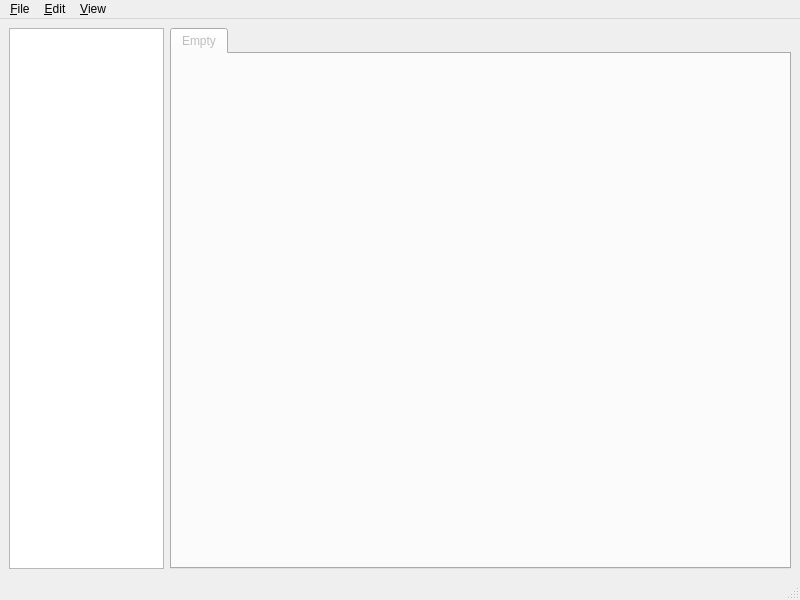
<?xml version="1.0" encoding="UTF-8"?>
<ui version="4.0">
 <class>MainWindow</class>
 <widget class="QMainWindow" name="MainWindow">
  <property name="geometry">
   <rect>
    <x>0</x>
    <y>0</y>
    <width>800</width>
    <height>600</height>
   </rect>
  </property>
  <property name="windowTitle">
   <string>HexEditor</string>
  </property>
  <widget class="QWidget" name="centralwidget">
   <layout class="QHBoxLayout" name="horizontalLayout" stretch="2,8">
    <item>
     <widget class="QListWidget" name="o_fileList">
      <property name="contextMenuPolicy">
       <enum>Qt::CustomContextMenu</enum>
      </property>
     </widget>
    </item>
    <item>
     <widget class="QTabWidget" name="tabWidget">
      <property name="enabled">
       <bool>false</bool>
      </property>
      <property name="currentIndex">
       <number>0</number>
      </property>
      <widget class="QWidget" name="tab_empty">
       <attribute name="title">
        <string>Empty</string>
       </attribute>
      </widget>
     </widget>
    </item>
   </layout>
  </widget>
  <widget class="QMenuBar" name="menubar">
   <property name="geometry">
    <rect>
     <x>0</x>
     <y>0</y>
     <width>800</width>
     <height>26</height>
    </rect>
   </property>
   <widget class="QMenu" name="menu_File">
    <property name="title">
     <string>&amp;File</string>
    </property>
    <addaction name="action_Open"/>
    <addaction name="actionSave"/>
    <addaction name="actionClose"/>
    <addaction name="separator"/>
    <addaction name="actionEnable_Backup"/>
    <addaction name="actionRestore_File"/>
   </widget>
   <widget class="QMenu" name="menu_Edit">
    <property name="title">
     <string>&amp;Edit</string>
    </property>
    <widget class="QMenu" name="menuBytes_per_row">
     <property name="title">
      <string>Bytes per row</string>
     </property>
     <addaction name="action16_2"/>
     <addaction name="action32"/>
     <addaction name="action64"/>
     <addaction name="action64_2"/>
    </widget>
    <addaction name="action_Copy"/>
    <addaction name="menuBytes_per_row"/>
   </widget>
   <widget class="QMenu" name="menu_View">
    <property name="title">
     <string>&amp;View</string>
    </property>
    <widget class="QMenu" name="menuGroup_Size">
     <property name="title">
      <string>Group Size</string>
     </property>
     <addaction name="action1"/>
     <addaction name="action2"/>
     <addaction name="action4"/>
     <addaction name="action8"/>
     <addaction name="action16"/>
    </widget>
    <addaction name="action_Search"/>
    <addaction name="actionJump"/>
    <addaction name="separator"/>
    <addaction name="menuGroup_Size"/>
   </widget>
   <addaction name="menu_File"/>
   <addaction name="menu_Edit"/>
   <addaction name="menu_View"/>
  </widget>
  <widget class="QStatusBar" name="statusbar"/>
  <action name="action_Open">
   <property name="text">
    <string>&amp;Open</string>
   </property>
   <property name="shortcut">
    <string>Ctrl+O</string>
   </property>
  </action>
  <action name="action_Copy">
   <property name="text">
    <string>&amp;Copy</string>
   </property>
   <property name="shortcut">
    <string>Ctrl+C</string>
   </property>
  </action>
  <action name="action_Search">
   <property name="text">
    <string>&amp;Search</string>
   </property>
   <property name="shortcut">
    <string>Ctrl+F</string>
   </property>
  </action>
  <action name="actionSave">
   <property name="text">
    <string>Save</string>
   </property>
   <property name="shortcut">
    <string>Ctrl+S</string>
   </property>
  </action>
  <action name="actionClose">
   <property name="text">
    <string>Close</string>
   </property>
   <property name="shortcut">
    <string>Ctrl+W</string>
   </property>
  </action>
  <action name="actionEnable_Backup">
   <property name="checkable">
    <bool>true</bool>
   </property>
   <property name="text">
    <string>Enable Backup</string>
   </property>
  </action>
  <action name="actionJump">
   <property name="text">
    <string>Jump</string>
   </property>
   <property name="shortcut">
    <string>Ctrl+G</string>
   </property>
  </action>
  <action name="actionRestore_File">
   <property name="text">
    <string>Restore File</string>
   </property>
  </action>
  <action name="action1">
   <property name="text">
    <string>1</string>
   </property>
  </action>
  <action name="action2">
   <property name="text">
    <string>2</string>
   </property>
  </action>
  <action name="action4">
   <property name="text">
    <string>4</string>
   </property>
  </action>
  <action name="action8">
   <property name="text">
    <string>8</string>
   </property>
  </action>
  <action name="action16">
   <property name="text">
    <string>16</string>
   </property>
  </action>
  <action name="action16_2">
   <property name="text">
    <string>16</string>
   </property>
  </action>
  <action name="action32">
   <property name="text">
    <string>32</string>
   </property>
  </action>
  <action name="action64">
   <property name="text">
    <string>48</string>
   </property>
  </action>
  <action name="action64_2">
   <property name="text">
    <string>64</string>
   </property>
  </action>
 </widget>
 <resources/>
 <connections/>
</ui>
